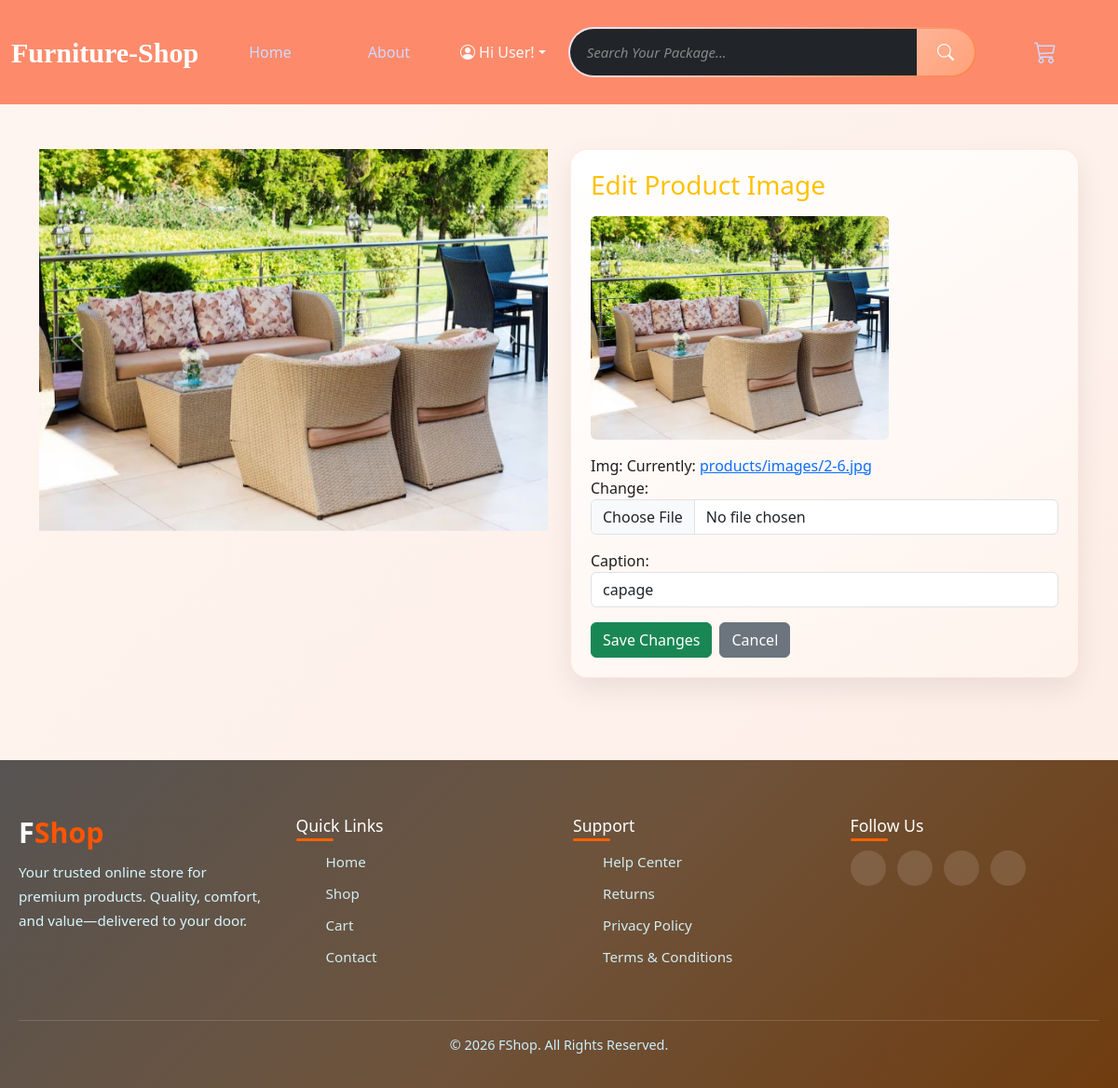
The page /products/image/edit/2 on the database its author committed.
### products/models.py (models this page shows, shortened)
class ProductImage(models.Model):
    img = models.ImageField(upload_to='products/images/')
    caption = models.CharField(max_length=200, blank=True)
    product = models.ForeignKey(Product, on_delete=models.CASCADE, related_name='images')
    created_at = models.DateTimeField(auto_now_add=True)
    updated_at = models.DateTimeField(auto_now=True)

### products/views.py (the view, shortened to what this page needs)
# urls.py: path('image/edit/<int:pk>', EditProductImage.as_view(), name = 'edit_prod_image'),
class EditProductImage(UpdateView):
    model = ProductImage
    template_name = 'products/image_edit.html'
    form_class = ProductImageForm
    context_object_name = 'image'
    def get_context_data(self, **kwargs):
        context = super().get_context_data(**kwargs)
        context['product'] = self.object.product
        return context

### products/forms.py
class ProductImageForm(forms.ModelForm):
    class Meta:
        model = ProductImage
        fields = ['img', 'caption']
        widgets = {
            'img': forms.ClearableFileInput(attrs={
                'class': 'form-control'
            }),
            'caption': forms.TextInput(attrs={
                'class': 'form-control',
                'placeholder': 'Optional caption'
            }),
        }

### templates/products/image_edit.html (shortened to what this page needs)
{% extends 'base/base.html' %}
{% block content %}
<section id="product-detail-section" class="container py-5">
    <div class="row g-4 align-items-start">
        <div class="col-lg-6">
            {% include 'products/includes/productImageCarousel.html' %}
        </div>
        <div class="col-lg-6">
            <div class="product-info">
                <h3 class="mb-3 text-warning">
                    Edit Product Image
                </h3>
                <img src="{{ image.img.url }}"
                     class="img-fluid rounded mb-3"
                     style="max-height: 240px; object-fit: contain;"
                     alt="Current Image">
                <form method="post" enctype="multipart/form-data">
                    {{ form.as_p }}
                    <div class="d-flex gap-2 mt-3">
                        <button type="submit" class="btn btn-success">
                            Save Changes
                        </button>
                        <a href="{% url 'product_details' image.product.pk %}"
                           class="btn btn-secondary">
                            Cancel
                        </a>
                    </div>
                </form>
            </div>
        </div>
    </div>
</section>
{% endblock %}

### templates/products/includes/productImageCarousel.html (shortened to what this page needs)
<div id="productImageCarousel"
     class="carousel slide product-carousel"
     data-bs-ride="carousel">
    {% if product.images.all %}
    <div class="carousel-inner">
        {% for image in product.images.all %}
        <div class="carousel-item {% if forloop.first %}active{% endif %}">
            <img src="{{ image.img.url }}"
                 class="d-block w-100 product-main-img"
                 alt="{{ product.title }}">
        </div>
        {% endfor %}
    </div>
    {% if product.images.count > 1 %}
    <button class="carousel-control-prev"
            type="button"
            data-bs-target="#productImageCarousel"
            data-bs-slide="prev">
        <span class="carousel-control-prev-icon"></span>
    </button>
    <button class="carousel-control-next"
            type="button"
            data-bs-target="#productImageCarousel"
            data-bs-slide="next">
        <span class="carousel-control-next-icon"></span>
    </button>
    {% endif %}
    {% endif %}
</div>

### static/css/design.css (style rules this page uses)
* { margin: 0; padding: 0; box-sizing: border-box; font-family: "Poppins", system-ui, sans-serif; }
.product-info { padding: 22px; background: linear-gradient(145deg, #ffffff, #fff3ec); border-radius: 18px; box-shadow: inset 0 0 0 1px rgba(255, 120, 80, 0.15), 0 12px 30px rgba(0, 0, 0, 0.08); }

### rows shown on the page
ProductImage: img (picture), caption "capage"
